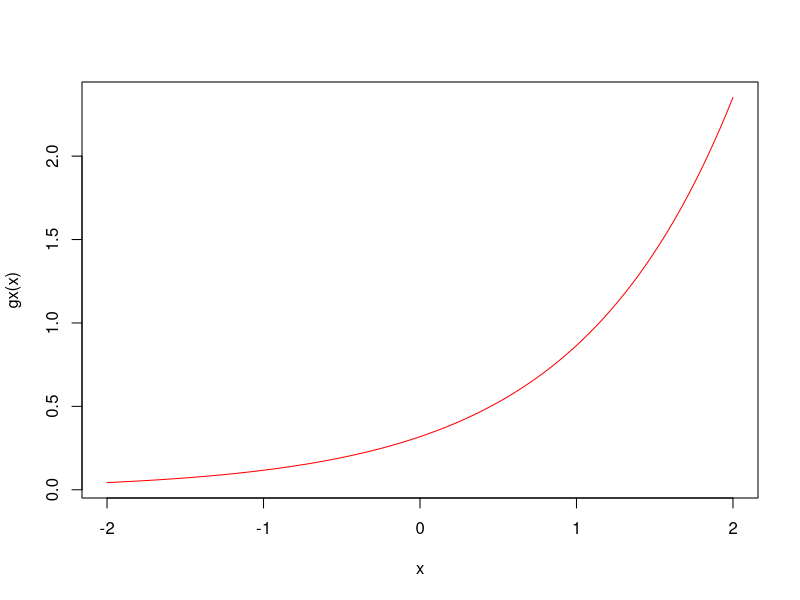
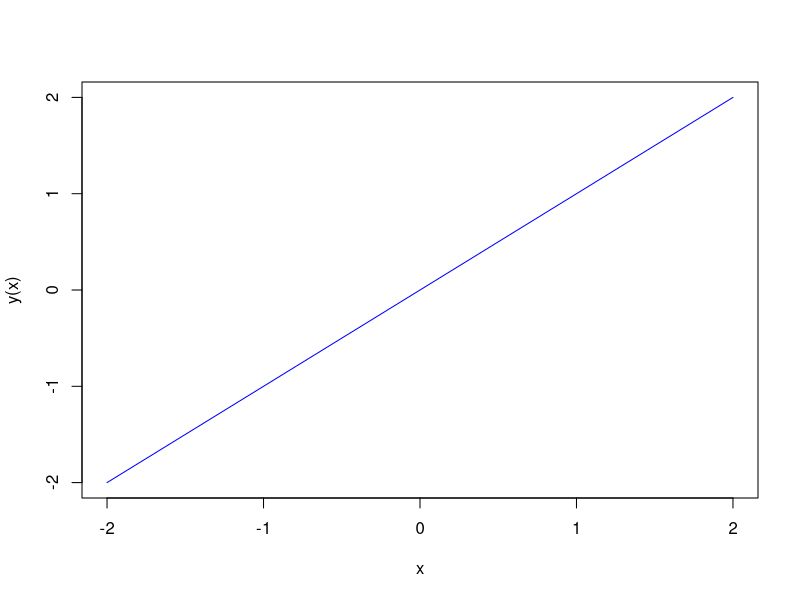
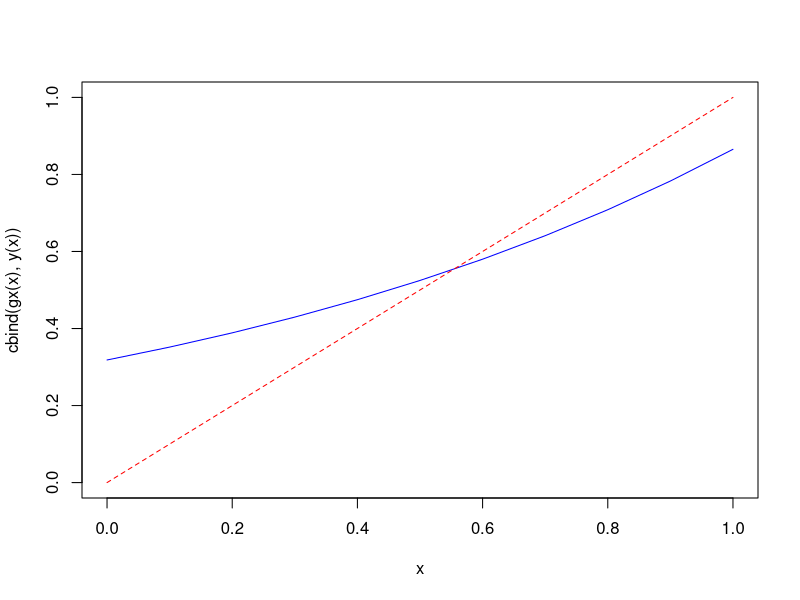

Write the R code that produced these figures, in order.
rm(list=ls())
gx = function(x) ((exp(x))/(pi))
fx = function(x) (exp(x)-pi*x)
y = function(x) x
x = seq(0,1,0.1);

puntoFijo = function(a,b,error) {
  
  
  if((gx(a)<a) || (gx(b)>b)){ 
    cat("El Intervalo: [ ", a,",", b , "] no es valido\n")
  }else{
    
    puntoMedio = (a+b)/2;
    iteraciones = 0;
    xInicial = puntoMedio
    funcionXInicial = gx(xInicial);
    check = 0;
    
    while(abs(xInicial-funcionXInicial)>error){
      iteraciones = iteraciones + 1
      
      if(xInicial < a){
        check = 1;
      }
      if(check == 0){
        xInicial = funcionXInicial;
        funcionXInicial = gx(xInicial);
      }else{
        funcionXInicial = xInicial;
        xInicial = y(funcionXInicial);
      }
      cat("x: ", xInicial, " con: ", iteraciones ," Iteraciones\n")
    }
    cat("Iteraciones =",iteraciones,"Resultado = ",xInicial,"\n")
  }
  
}

puntoFijo(0,1,10e-8)
curve(gx,-2,2, col="red")
curve(y,-2,2,col="blue", add = "TRUE")
matplot(x,cbind(gx(x),y(x)),type="l",col=c("blue","red"))
